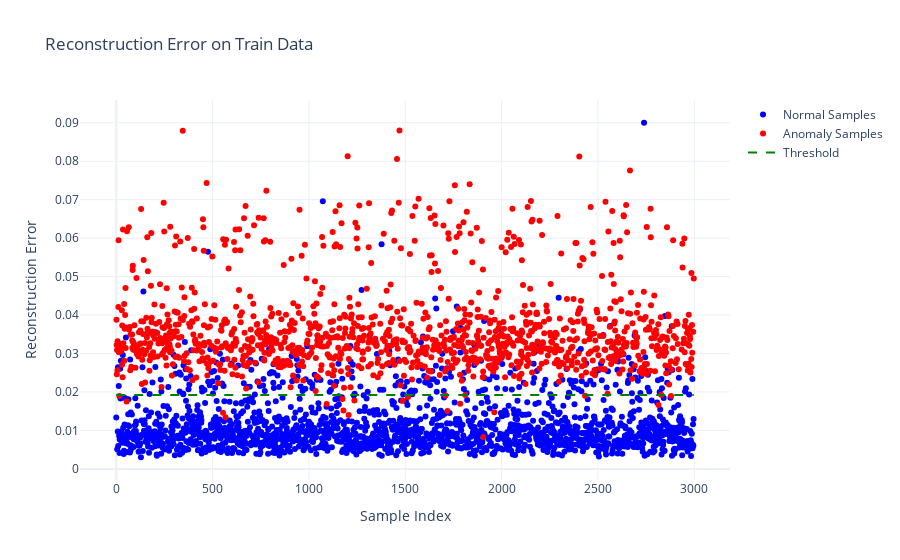

The notebook cell saved with this chart:
### Code cell
plotters.plot_reconstruction_error(
    model, train_data, train_labels, threshold, "Reconstruction Error on Train Data"
)
plotters.plot_reconstruction_error(
    model, test_data, test_labels, threshold, "Reconstruction Error on Test Data"
)

### Figure 1 — Plotly figure (JSON) as saved in the notebook; plotly's stock layout.template omitted (floating-point values rounded to 4 significant figures; data arrays with more than 128 entries replaced by an {"elided": "..."} marker saying what was removed)
{"data": [{"marker": {"color": "blue"}, "mode": "markers", "name": "Normal Samples", "type": "scatter", "x": {"elided": "1771 int values"}, "y": {"elided": "1771 float values"}}, {"marker": {"color": "red"}, "mode": "markers", "name": "Anomaly Samples", "type": "scatter", "x": {"elided": "1227 int values"}, "y": {"elided": "1227 float values"}}, {"line": {"color": "green", "dash": "dash"}, "mode": "lines", "name": "Threshold", "type": "scatter", "x": {"elided": "2998 int values"}, "y": {"elided": "2998 float values"}}], "layout": {"title": {"text": "Reconstruction Error on Train Data"}, "xaxis": {"title": {"text": "Sample Index"}}, "yaxis": {"title": {"text": "Reconstruction Error"}}}}
